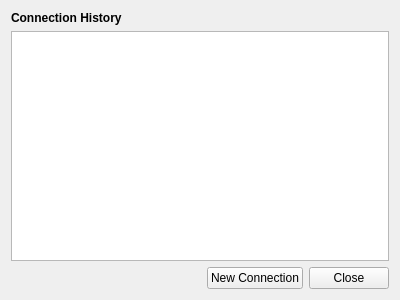
<?xml version="1.0" encoding="UTF-8"?>
<ui version="4.0">
 <class>ConnectionSelector</class>
 <widget class="QWidget" name="ConnectionSelector">
  <property name="geometry">
   <rect>
    <x>0</x>
    <y>0</y>
    <width>400</width>
    <height>300</height>
   </rect>
  </property>
  <property name="windowTitle">
   <string>DB Connection</string>
  </property>
  <layout class="QVBoxLayout" name="verticalLayout">
   <item>
    <widget class="QLabel" name="titleLabel">
     <property name="text">
      <string>Connection History</string>
     </property>
     <property name="font">
      <font>
       <bold>true</bold>
      </font>
     </property>
    </widget>
   </item>
   <item>
    <widget class="QListWidget" name="historyListWidget">
     <property name="alternatingRowColors">
      <bool>true</bool>
     </property>
    </widget>
   </item>
   <item>
    <layout class="QHBoxLayout" name="buttonLayout">
     <item>
      <spacer name="horizontalSpacer">
       <property name="orientation">
        <enum>Qt::Horizontal</enum>
       </property>
       <property name="sizeHint" stdset="0">
        <size>
         <width>40</width>
         <height>20</height>
        </size>
       </property>
      </spacer>
     </item>
     <item>
      <widget class="QPushButton" name="newConnectionButton">
       <property name="text">
        <string>New Connection</string>
       </property>
      </widget>
     </item>
     <item>
      <widget class="QPushButton" name="closeButton">
       <property name="text">
        <string>Close</string>
       </property>
      </widget>
     </item>
    </layout>
   </item>
  </layout>
 </widget>
 <resources/>
 <connections/>
</ui>
